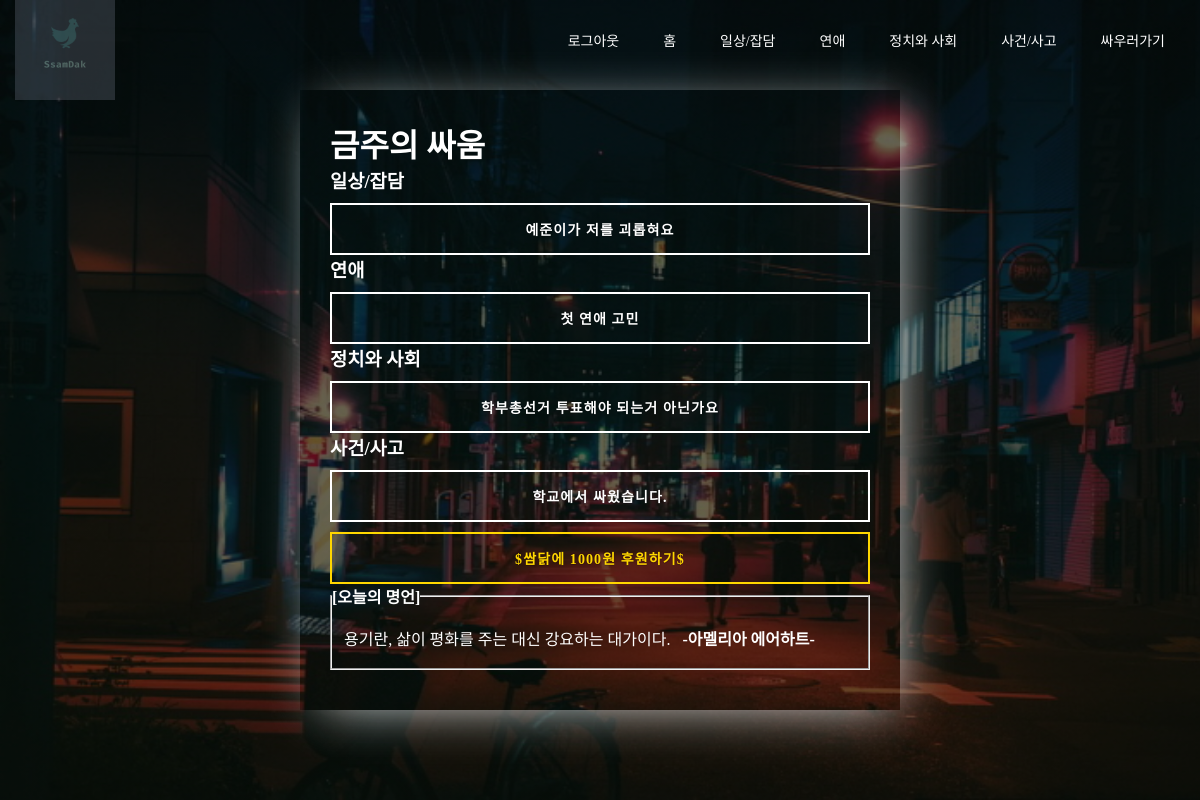
/home/, run on the app's committed database.
### FightTogether/models.py (models this page shows, shortened)
class Blog(models.Model):
    title = models.CharField(max_length=200)
    pub_date = models.DateTimeField('date published')
    password = models.CharField(max_length = 50,null = True)
    body = models.TextField()
    like_count = models.PositiveIntegerField(default=0)

class Love(models.Model): #연애와 관련된 디비
    title = models.CharField(max_length=200)
    pub_date = models.DateTimeField('date published')
    password = models.CharField(max_length = 50,null = True)
    body = models.TextField()
    like_count = models.PositiveIntegerField(default=0)

class Politics(models.Model): #정치/사회와 관련된 디비
    title = models.CharField(max_length=200)
    pub_date = models.DateTimeField('date published')
    password = models.CharField(max_length = 50,null = True)
    body = models.TextField()
    like_count = models.PositiveIntegerField(default=0)

class Incident(models.Model): #사건/사고와 관련된 디비
    title = models.CharField(max_length=200)
    pub_date = models.DateTimeField('date published')
    password = models.CharField(max_length = 50,null = True)
    body = models.TextField()
    like_count = models.PositiveIntegerField(default=0)

### FightTogether/views.py (the view)
# urls.py: 2. Add a URL to urlpatterns:  path('', views.home, name='home')
def home(request):
    blogs = Blog.objects.all()
    refutes = Refute.objects.all()
    loves = Love.objects.all()
    incidents = Incident.objects.all()
    politics = Politics.objects.all()
    blog_dic = {}
    blog_title =[]
    love_dic = {}
    love_title = []
    incident_dic = {}
    incident_title = []
    politic_dic = {}
    politic_title = []
    blog_count =[]
    love_count = []
    incident_count = []
    politic_count = []
    for blog in blogs:
        for refute in refutes:
            if refute.password == blog.password:
                blog_dic[blog] = blog.like_count + refute.like_count
    if len(blog_dic) == 0:
        blog_dic["없습니다."] = 0
    sorted_blog = sorted(blog_dic.items(), key =(lambda x: x[1]), reverse = True)
    for (key, val) in sorted_blog:
        blog_title.append(key)
        blog_count.append(val)
    for love in loves:
        for refute in refutes:
            if refute.password == love.password:
                love_dic[love] = love.like_count + refute.like_count
    if len(love_dic) == 0:
        love_dic["없습니다."] = 0
    sorted_love = sorted(love_dic.items(), key =(lambda x: x[1]), reverse = True)
    for (key, val) in sorted_love:
        love_title.append(key)
        love_count.append(val)
    for incident in incidents:
        for refute in refutes:
            if refute.password == incident.password:
                incident_dic[incident] = incident.like_count + refute.like_count
    if len(incident_dic) == 0:
        incident_dic["없습니다."] = 0
    sorted_incident = sorted(incident_dic.items(), key =(lambda x: x[1]), reverse = True)
    for (key, val) in sorted_incident:
        incident_title.append(key)
        incident_count.append(val)
    for politic in politics:
        for refute in refutes:
            if refute.password == politic.password:
                politic_dic[politic] = politic.like_count + refute.like_count
    if len(politic_dic) == 0:
        politic_dic["없습니다."] = 0
    sorted_politic = sorted(politic_dic.items(), key =(lambda x: x[1]), reverse = True)
    for (key, val) in sorted_politic:
        politic_title.append(key)
        politic_count.append(val)
    if not (blog_title[0] == "없습니다.") :
        blog_first = blog_title[0].title
        blog_id = blog_title[0].id
    else:
        blog_first = blog_title[0]
        blog_id = -1
    if not (love_title[0] == "없습니다.") :
        love_first = love_title[0].title
        love_id = love_title[0].id
    else:
        love_first = love_title[0]
        love_id = -1
    if not (incident_title[0] == "없습니다.") :
        incident_first = incident_title[0].title
        incident_id = incident_title[0].id
    else:
        incident_first = incident_title[0]
        incident_id = -1
    if not (politic_title[0] == "없습니다.") :
        politic_first = politic_title[0].title
        politic_id = politic_title[0].id
    else:
        politic_first = politic_title[0]
        politic_id = -1
    return render(request,'home.html', {'blog_title':blog_first, 'love_title':love_first,'incident_title':incident_first,'politic_title':politic_first, 'blog_id':blog_id,'love_id':love_id,'incident_id':incident_id,'politic_id':politic_id})

### FightTogether/templates/home.html (shortened to what this page needs)
{% load static %}
<!doctype html>
<html lang="ko">
  <head>
    <link rel="stylesheet" href="{% static 'index_style.css' %}">
    <link rel="stylesheet" href="https://cdnjs.cloudflare.com/ajax/libs/animate.css/3.7.2/animate.min.css">
  </head>
  <body>
<header>
<body>
<div class="wrapper">
        <div class="logo">
            <img src="{% static 'logo.png'%}" alt="로고">
        </div>
        <div class="animated rollIn">
        <ul class = "nav-area">
          <li><a>{{user.username}}</a></li>
            <li><a href="{%url 'login'%}">로그아웃</a></li>
          <li><a href="{%url 'home'%}">홈</a></li>
          <li><a href="{%url 'board'%}">일상/잡담</a></li>
          <li><a href="{%url 'love'%}">연애</a></li>
          <li><a href="{%url 'politics'%}">정치와 사회</a></li>
          <li><a href="{%url 'incident'%}">사건/사고</a></li>
          <li><a href="{%url 'newpost'%}">싸우러가기</a></li>
        </ul>
        </div>
    </div>
    <div class="wrap">
<h1>금주의 싸움</h1>
<div class="animated fadeInDownBig">
<h3>일상/잡담</h3>
{% if blog_id != -1%}
<a href="{%url 'detail' blog_id%}" class="btn btn-sm animated-button victoria-one">{{blog_title}}</a>
{% else %}
<a class="btn btn-sm animated-button victoria-one">{{blog_title}}</a>
{% endif %}
</div>
<div class="animated fadeInLeftBig">
<h3>연애</h3>
{% if love_id != -1%}
<a href="{%url 'love_detail' love_id%}" class="btn btn-sm animated-button victoria-one">{{love_title}}</a>
{% else %}
<a class="btn btn-sm animated-button victoria-one">{{love_title}}</a>
{% endif %}
</div>
<div class="animated fadeInRightBig">
<h3>정치와 사회</h3>
{% if politic_id != -1%}
<a href="{%url 'politics_detail' politic_id%}" class="btn btn-sm animated-button victoria-one">{{politic_title}}</a>
{% else%}
<a class="btn btn-sm animated-button victoria-one">{{politic_title}}</a>
{% endif %}
</div>
<div class="animated fadeInLeftBig">
<h3>사건/사고</h3>
{% if incident_id != -1%}
<a href="{%url 'incident_detail' incident_id%}" class="btn btn-sm animated-button victoria-one">{{incident_title}}</a>
{% else%}
<a class="btn btn-sm animated-button victoria-one">{{incident_title}}</a>
{% endif %}
</div>
<div class="animated fadeInRightBig">
<a href="{%url 'donation' %}" class="btn btn-sm animated-button victoria-one" style="color:gold; border-color:gold"> $쌈닭에 1000원 후원하기$</a>
</div>
<div class="animated fadeInUpBig">
    <fieldset>
        <legend>
            <b>
                [오늘의 명언]
            </b>
        </legend>
        <br>&nbsp;&nbsp;
        <br><br>
    </fieldset>
    </div>
    </div>
</body>
</header>
</body>
</html>

### FightTogether/static/index_style.css (style rules this page uses)
* { margin: 0; padding: 0; }
.wrapper { width: 1170px; margin:auto; }
.logo img { width: 100px; float: left; height: auto; opacity: 0.4; }
.nav-area { float: right; list-style: none; margin-top: 30px; }
.nav-area li { display: inline-block; }
.nav-area li a { color: #fff; text-decoration: none; padding: 5px 20px; font-family: poppins; font-size: 14px; }
header { background: linear-gradient(rgba(0,0,0,0.6),rgba(0,0,0,0.6)),url("index.jpg"); height: 100vh; -webkit-background-size:cover; background-size: cover; background-position: center center; position: relative; }
.wrap { width: 600px; height: 620px; color:#fff; top:50%; left: 50%; padding: 30px 30px; position: absolute; transform: translate(-50%,-50%); box-sizing: border-box; box-shadow: 8px 8px 50px -15px #ecf0f1; }
a.animated-button:link, a.animated-button:visited { position: relative; display: block; margin: 30px auto 0; padding: 14px 15px; color: #fff; font-size:14px; font-weight: bold; text-align: center; text-decoration: none; text-transform: uppercase; overflow: hidden; letter-spacing: .08em; border-radius: 0; text-shadow: 0 0 1px rgba(0, 0, 0, 0.2), 0 1px 0 rgba(0, 0, 0, 0.2); -webkit-transition: all 1s ease; -moz-transition: all 1s ease; -o-transition: all 1s ease; transition: all 1s ease; }
a.animated-button:link:after, a.animated-button:visited:after { content: ""; position: absolute; height: 0%; left: 50%; top: 50%; width: 150%; z-index: -1; -webkit-transition: all 0.75s ease 0s; -moz-transition: all 0.75s ease 0s; -o-transition: all 0.75s ease 0s; transition: all 0.75s ease 0s; }
a.animated-button:link, a.animated-button:visited { position: relative; display: block; margin: 10px auto 0; padding: 14px 15px; color: #fff; font-size:14px; border-radius: 0; font-weight: bold; text-align: center; text-decoration: none; text-transform: uppercase; overflow: hidden; letter-spacing: .08em; text-shadow: 0 0 1px rgba(0, 0, 0, 0.2), 0 1px 0 rgba(0, 0, 0, 0.2); -webkit-transition: all 1s ease; -moz-transition: all 1s ease; -o-transition: all 1s ease; transition: all 1s ease; }
a.animated-button.victoria-one { border: 2px solid #fff; }
a.animated-button.victoria-one:after { background: #fff; -moz-transform: translateX(-50%) translateY(-50%) rotate(-25deg); -ms-transform: translateX(-50%) translateY(-50%) rotate(-25deg); -webkit-transform: translateX(-50%) translateY(-50%) rotate(-25deg); transform: translateX(-50%) translateY(-50%) rotate(-25deg); }

### data on the page
Blog: title "예준이가 저를 괴롭혀요"
Love: title "첫 연애 고민"
Politics: title "학부총선거 투표해야 되는거 아닌가요"
Incident: title "학교에서 싸웠습니다."
